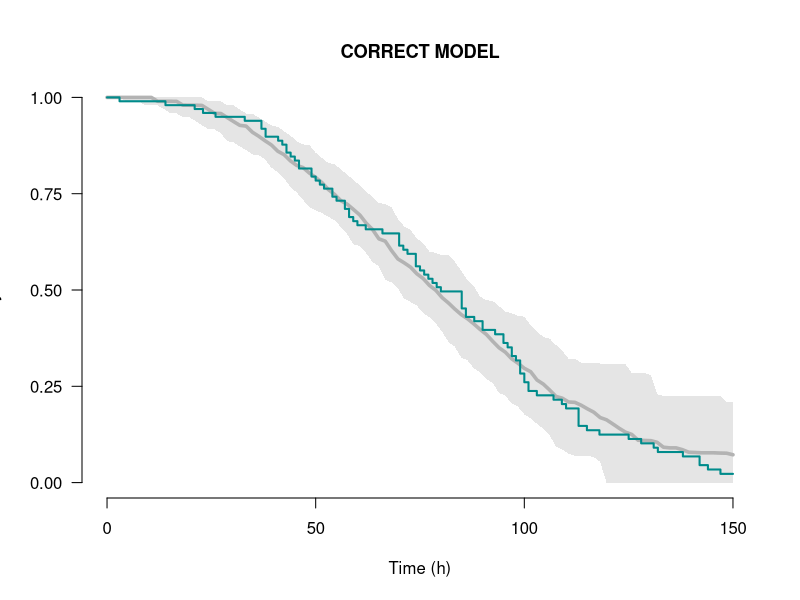
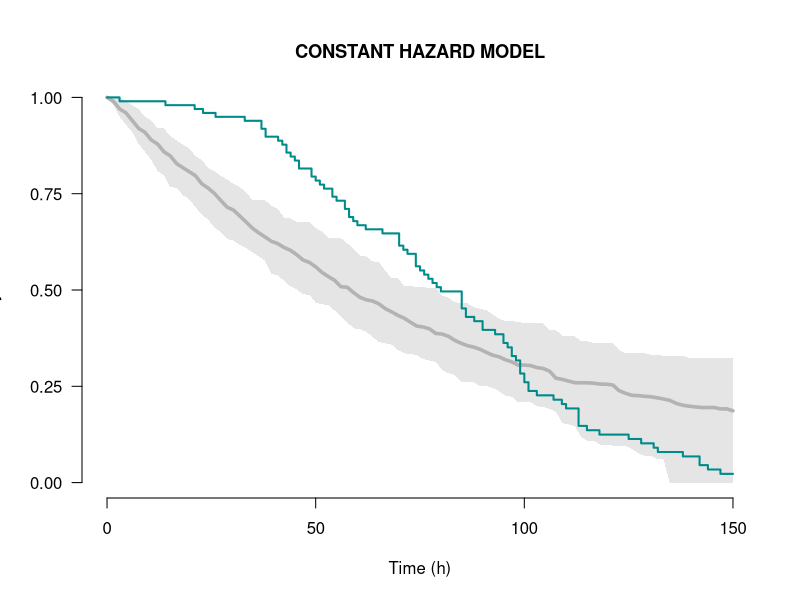

Generate these figures, in order, with R:
#' ---
#' title: "R-Based VPC for Time-To-Event Models with Nonlinear Hazard Functions"
#' author: "Benjamin Rich and Samer Mouksassi"
#' date:   "`r Sys.Date()`"
#' output: html_document
#' ---

#+ echo=FALSE
knitr::opts_chunk$set(fig.path="./", fig.width=4.5, fig.height=4.5, warning=FALSE, message=FALSE)
#+

library(survival)

set.seed(4093)

# Function to randomly sample a time-to-event from a survival function
# specified at discrete time points
# 
# Arguments
# - time        : a numeric vector of increasing times
# - survfn      : a numeric vector giving the value of the survival function at times t
# - interpolate : type of interpolation
#
# Returns       : A data.frame containing the event time and status
sample.tte <- function(time, survfn, interpolate=c("linear", "log-linear", "none")) {
    interpolate <- match.arg(interpolate)
    cdf <- 1 - survfn
    u <- runif(1)
    if (u > max(cdf)) {
        stime <- max(time)
        status <- 0  # Censored
    } else {
        if (interpolate == "linear") {
            fn <- approxfun(cdf, time, method="linear", rule=2)
            stime <- fn(u)
        } else if (interpolate == "log-linear") {
            fn <- approxfun(log(1 - cdf), time, method="linear", rule=2)
            stime <- fn(log(1 - u))
        } else {
            fn <- approxfun(cdf, time, method="constant", rule=2, f=1)
            stime <- fn(u)
        }
        status <- 1  # Event
    }
    data.frame(time=stime, status=status)
}

# Number of simulation repetitions for the VPC
nrep <- 100

# Times at which to compute the survival
tgrid <- seq(0, 150, len=100)

# This matrix will store the survival curves for each repetition
vpcsurv <- matrix(numeric(0), nrep, length(tgrid))


# Data: this is observed data (used to fit both models).
obsdat <- read.csv("SIMDAT100.csv")
obsdat <- obsdat[obsdat$mdv==0,]

#' Note: the true hazard used to generate these data is:
#' $$ h(t) = \exp( -10 - 0.006 t + 1.5 \log(t + 1) ) $$


# Model 1: this is output from fitting the correctly specified model
output1 <- read.csv("table_fit1.csv")

# Model 2: this is output from fitting the miss-specified model
output2 <- read.csv("table_fit2.csv")



#' ### Start of code to generate the VPC figures
#+ vpc-tte

xlab <- "Time (h)"
ylab <- "Probability of Survival"
xlim <- c(0, 150)

x <- survfit(Surv(time, status) ~ 1, data=obsdat)
plot(x, conf.int=FALSE, mark.time=FALSE, lty=0, axes=F, xlim=xlim)
mtext(xlab, 1, 3, las=0)
mtext(ylab, 2, 4, las=0)
axis(1, at=pretty(xlim, 5), las=1)
axis(2, at=seq(0, 1, by=.25), las=1)

for (rep in seq_len(nrep)) {
    vpctte <- by(output1, factor(output1$id),
        function(x) sample.tte(x$time, x$surv))
    vpctte <- do.call(rbind, vpctte)
    x.vpc <- survfit(Surv(time, status) ~ 1, data=vpctte)
    vpcsurv[rep,] <- summary(x.vpc, times=tgrid, extend=T)$surv
}
# Compute median and 90% PI over simulation repetitions
PI <- apply(vpcsurv, 2, quantile, probs=c(0.05, 0.5, 0.95), na.rm=T)
polygon(c(tgrid, rev(tgrid)), c(PI[1,], rev(PI[3,])), border=NA, col="gray90")
lines(tgrid, PI[2,], col="gray70", lwd=3.5)
lines(x, conf.int=F, lwd=2, col="darkcyan")
mtext("CORRECT MODEL", 3, 1, font=2, cex=1.1)


x <- survfit(Surv(time, status) ~ 1, data=obsdat)
plot(x, conf.int=FALSE, mark.time=FALSE, lty=0, axes=F, xlim=xlim)
mtext(xlab, 1, 3, las=0)
mtext(ylab, 2, 4, las=0)
axis(1, at=pretty(xlim, 5), las=1)
axis(2, at=seq(0, 1, by=.25), las=1)

for (rep in seq_len(nrep)) {
    vpctte <- by(output2, factor(output2$id),
        function(x) sample.tte(x$time, x$surv))
    vpctte <- do.call(rbind, vpctte)
    x.vpc <- survfit(Surv(time, status) ~ 1, data=vpctte)
    vpcsurv[rep,] <- summary(x.vpc, times=tgrid, extend=T)$surv
}
# Compute median and 90% PI over simulation repetitions
PI <- apply(vpcsurv, 2, quantile, probs=c(0.05, 0.5, 0.95), na.rm=T)
polygon(c(tgrid, rev(tgrid)), c(PI[1,], rev(PI[3,])), border=NA, col="gray90")
lines(tgrid, PI[2,], col="gray70", lwd=3.5)
lines(x, conf.int=F, lwd=2, col="darkcyan")
mtext("CONSTANT HAZARD MODEL", 3, 1, font=2, cex=1.1)

#+
#' #### R session information

#+ results='markup'
sessionInfo()

